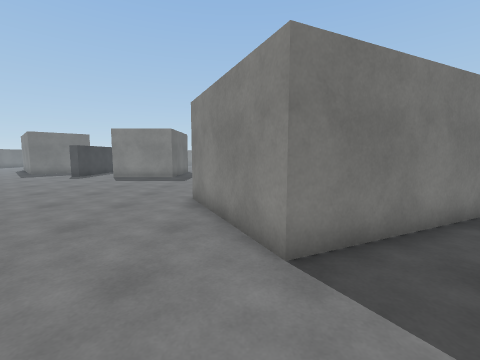
View 1 (above)

24 first-person views from a walk through a scene from a Unity 3-D project. The camera is 1.4 m above the floor, tilts 6° down and sees 90° across. The floor is counted in squares, 1 m on a side. Each view is taken from the middle of a square. On the plan, view 1 faces up. The plan holds only what a view shows up to about 13 squares ahead; the rest is blank. The place goes on beyond the plan. The player character is not drawn. Surface patterns are stand-ins for the level's own textures.

View 2
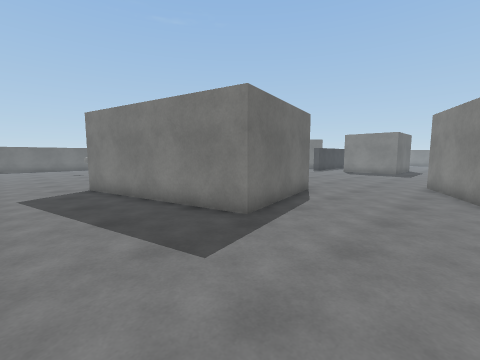

View 3
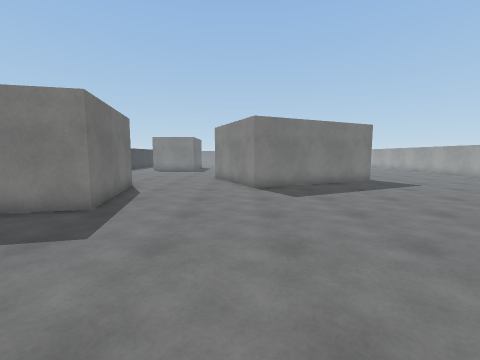

View 4
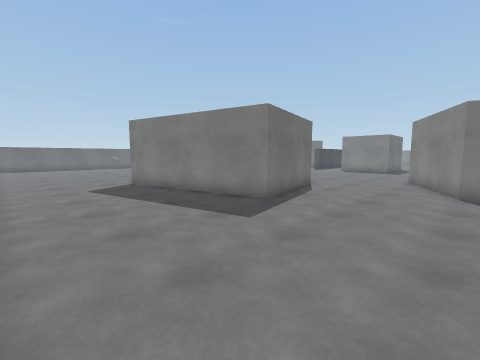

View 5
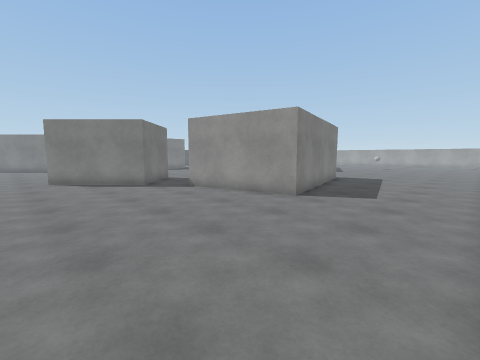

View 6
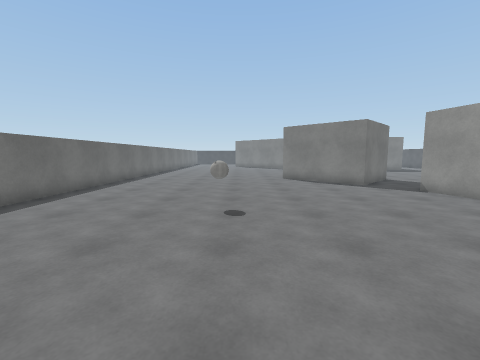

View 7
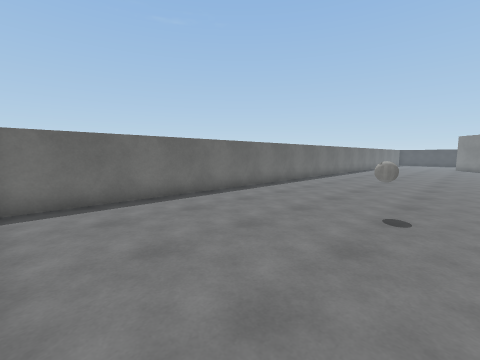

View 8
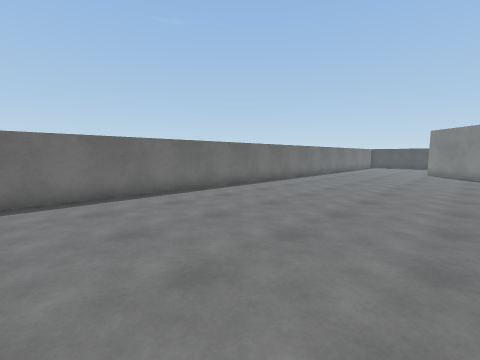

View 9
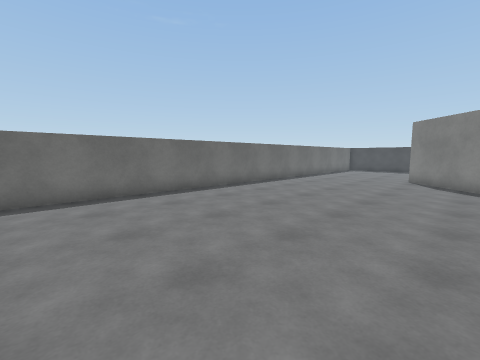

View 10
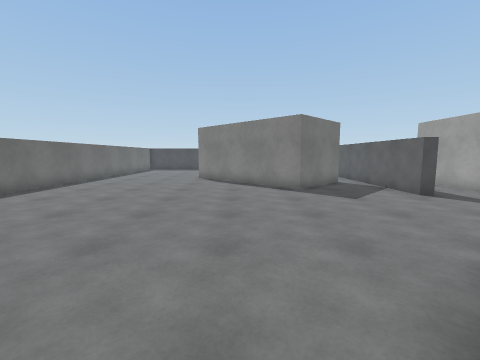

View 11
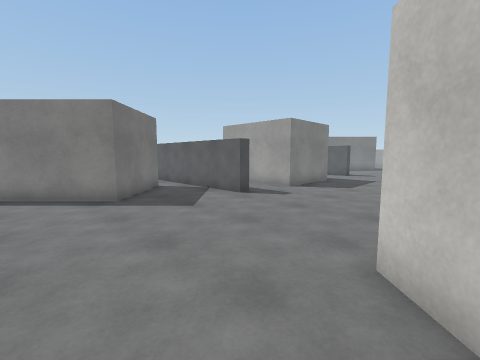

View 12
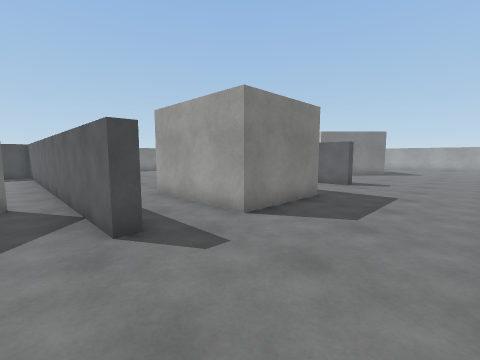

View 13
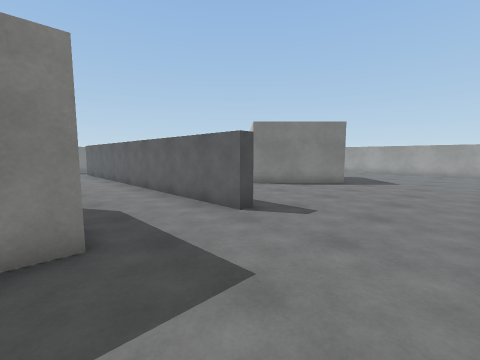

View 14
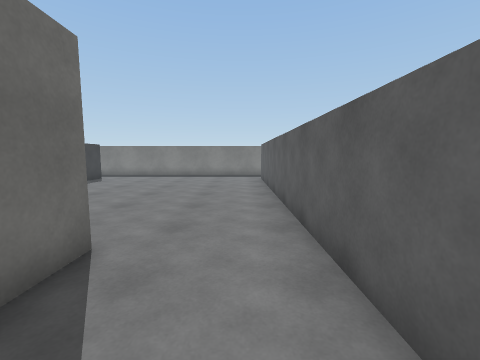

View 15
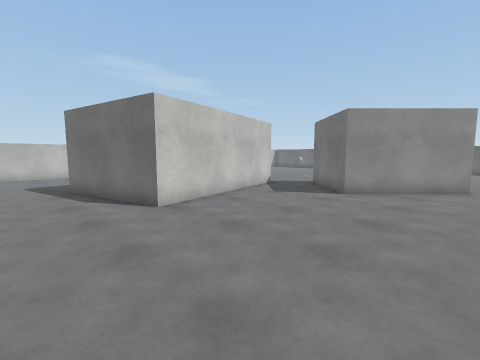

View 16
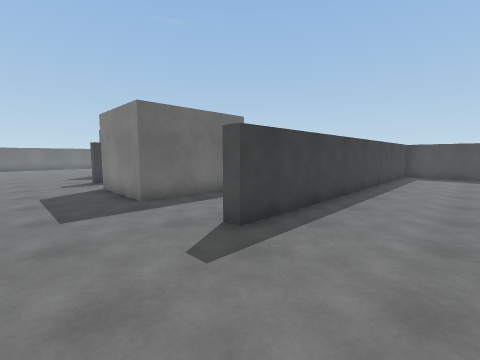

View 17
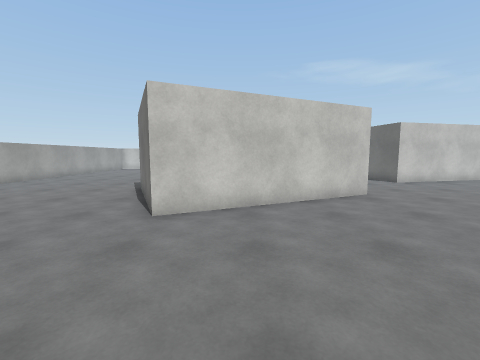

View 18
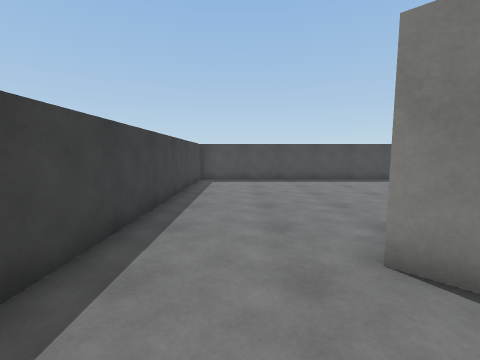

View 19
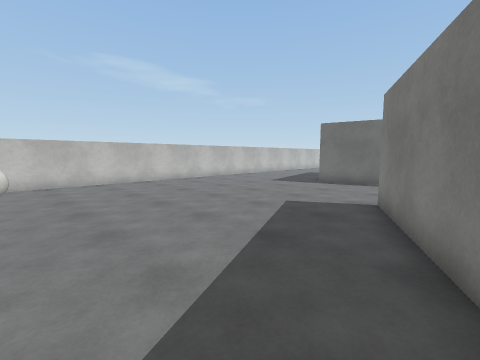

View 20
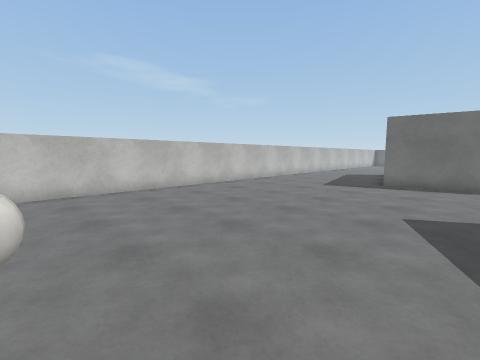

View 21
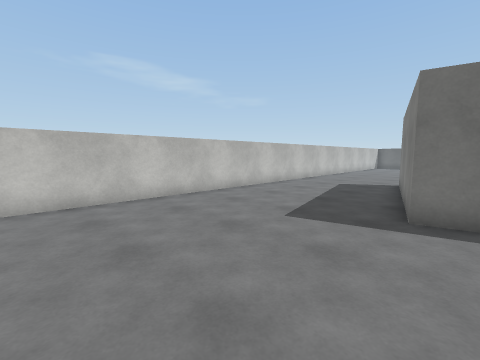

View 22
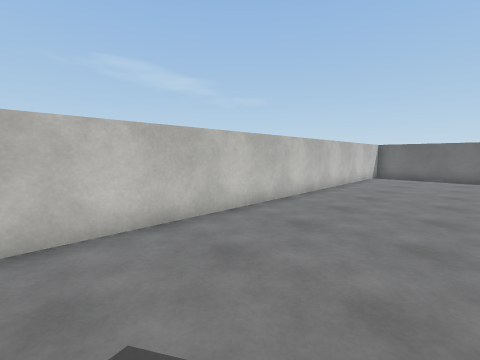

View 23
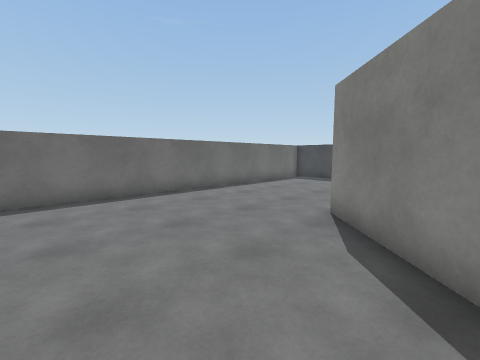

View 24
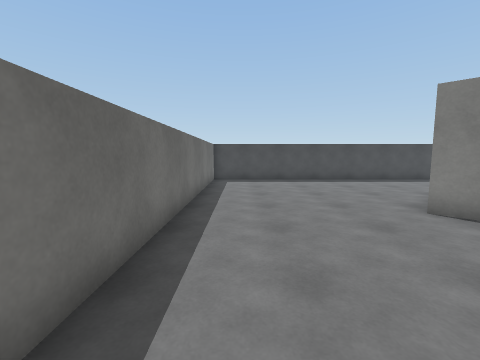

### Floor plan
Points are (right, up) in squares from view 1. A wall is a line through its corners. A room is listed if a view was taken in it or the views show most of it. See-through windows are left out.
Room 1 (views 1, 2, 3, 4, 5, 6, 7, 8, 9, 10, 11, 12, 13, 14, 15, 16, 17, 18, 19, 20, 21, 22, 23, 24)
walls: (-4.9, 3.9) (-3.8, -0.9) (-10.8, -2.6) (-11.9, 2.3) (-4.9, 3.9); (-14.7, 8.9) (-13.8, 9.8) (-10.7, 6.6) (-13.3, 4) (-16.5, 7.2); (-1.5, 7.6) (5, 10.6) (7.1, 6.1) (0.6, 3.1) (-1.5, 7.6); (-10.1, 15.2) (-10.7, 15.2) (-10.7, 19); (-11.9, 19.3) (-14.6, 16.7) (-19.5, 21.6); (-4.2, 19.5) (-4.2, 15) (-7.9, 15) (-7.9, 19.5); (7, 15.7) (3.8, 19); (-23.1, -7.5) (8.1, -7.5); (-0.2, 26.5) (-0.2, 15.2) (-0.7, 15.2) (-0.7, 20.4); (-25.5, 26.5) (-25.5, -7.1)
ways out: opening at (-18, 25.5); opening at (-9, 19); opening at (-2.5, 19.5)
objects: ball (-20, -1) to (-19, 0); ball (8, 0)

Positions as (right, up) in squares from view 1, and headings:
1: (0, 0), facing up
2: (0, -5), facing up-left
3: (0, -7), facing up
4: (1, -7), facing up-left
5: (-18, -7), facing up-right
6: (-19, -7), facing up
7: (-18, -7), facing up-left
8: (-17, 1), facing up-left
9: (-17, 7), facing up-left
10: (-17, 7), facing up
11: (-17, 9), facing up-right
12: (-12, 11), facing up-right
13: (-5, 11), facing up-right
14: (-2, 16), facing up
15: (-2, 10), facing down-left
16: (3, 12), facing up-left
17: (3, 16), facing down
18: (2, 16), facing up
19: (8, 5), facing down-left
20: (8, 2), facing down-left
21: (2, 0), facing down-left
22: (-9, -3), facing down-left
23: (-17, 16), facing up-left
24: (-24, 16), facing up
